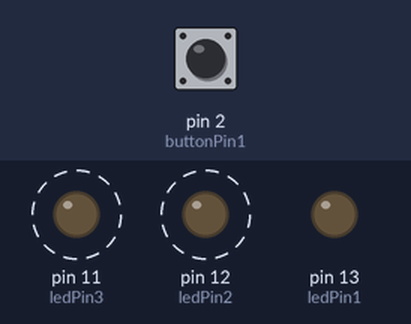
The sketch below on a simulated Arduino Uno, built with avr-gcc and run on an emulated ATmega328P. On the bench: output pins drawn as LEDs (lit = HIGH). Dashed ring = blinking. Inputs (shaded band) come from the test bench; at power-on: pin 2 (buttonPin1) LOW.

Above: at 3.4 s.
3.5 s: pin 2 (buttonPin1) pulled HIGH for 1.55 s
At 3.95 s:
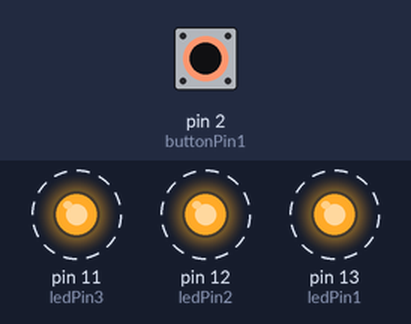
7.0 s: pin 2 (buttonPin1) pulled HIGH for 1.55 s
At 7.25 s:
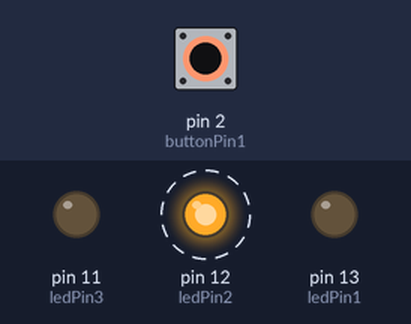
At 7.65 s:
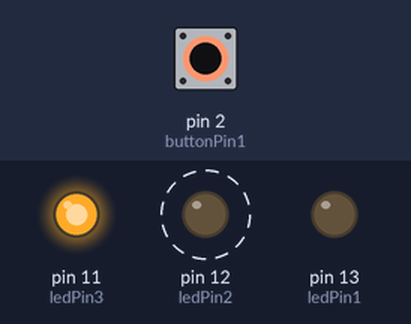
10.5 s: pin 2 (buttonPin1) pulled HIGH for 3.2 s
Timing chart, 0 to 21.2 s (numbered marks = the images above; inputs shaded):
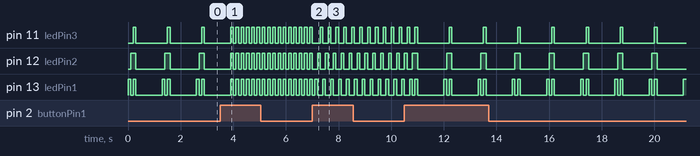

Measured:
- after the input at 3.5 s, pin 11 (ledPin3), pin 12 (ledPin2): alternates HIGH for 0.10 s and LOW for 0.10 s, starting after 0.40 s
- after the input at 7.0 s, pin 12 (ledPin2): alternates HIGH for 0.10 s and LOW for 0.20 s, starting after 0.20 s
- by itself, pin 11 (ledPin3): alternates HIGH for 0.10 s and LOW for 1.2 s
- by itself, pin 12 (ledPin2): alternates HIGH for 0.20 s and LOW for 1.1 s
- by itself, pin 13 (ledPin1): repeats every 1.3 s: HIGH 0.10 s, LOW 0.10 s, HIGH 0.10 s, LOW 1.0 s

The sketch:

_2ND_CIRCUIT.ino
```cpp
int buttoncounter = 0;
int lightstate = 0;
const int buttonPin1 = 2;


const int ledPin1 =  13;
const int ledPin2 =  12;
const int ledPin3 =  11;


int buttonState1 = 0;

void setup() {
  pinMode(ledPin1, OUTPUT);
  pinMode(ledPin2, OUTPUT);
  pinMode(ledPin3, OUTPUT);

  pinMode(buttonPin1, INPUT);

}

void loop(){
  buttonState1 = digitalRead(buttonPin1);

  if (buttonState1 == HIGH) {
    buttoncounter++;
  } else {
    buttoncounter = 0;
  }
  if (buttoncounter == 1){
    lightstate++;
  }
  if (lightstate == 3){
    lightstate = 0;
  }
  if (lightstate == 0){
    digitalWrite(ledPin1, HIGH);
    digitalWrite(ledPin2, LOW);
    digitalWrite(ledPin3, LOW);
    delay(100);
    digitalWrite(ledPin1, LOW);
    digitalWrite(ledPin2, HIGH);
    digitalWrite(ledPin3, LOW);
    delay(100);
    digitalWrite(ledPin1, HIGH);
    digitalWrite(ledPin2, HIGH);
    digitalWrite(ledPin3, HIGH);
    delay(100);
    digitalWrite(ledPin1, LOW);
    digitalWrite(ledPin2, LOW);
    digitalWrite(ledPin3, LOW);
    delay(1000);

  }
    if (lightstate == 1){
    digitalWrite(ledPin1, HIGH);
    digitalWrite(ledPin2, HIGH);
    digitalWrite(ledPin3, HIGH);
    delay(100);
    digitalWrite(ledPin1, LOW);
    digitalWrite(ledPin2, LOW);
    digitalWrite(ledPin3, LOW);
    delay(100);

  }
    if (lightstate == 2){
    digitalWrite(ledPin1, HIGH);
    digitalWrite(ledPin2, LOW);
    digitalWrite(ledPin3, LOW);
    delay(100);
    digitalWrite(ledPin1, LOW);
    digitalWrite(ledPin2, HIGH);
    digitalWrite(ledPin3, LOW);
    delay(100);
    digitalWrite(ledPin1, LOW);
    digitalWrite(ledPin2, LOW);
    digitalWrite(ledPin3, HIGH);
    delay(100);
  }
}
```
